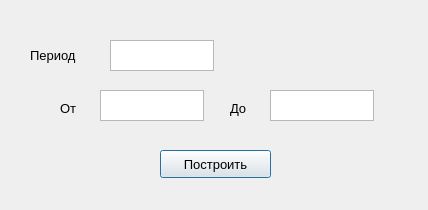
<?xml version="1.0" encoding="UTF-8"?>
<ui version="4.0">
 <class>MeanderDialog</class>
 <widget class="QDialog" name="MeanderDialog">
  <property name="geometry">
   <rect>
    <x>0</x>
    <y>0</y>
    <width>428</width>
    <height>210</height>
   </rect>
  </property>
  <property name="minimumSize">
   <size>
    <width>428</width>
    <height>210</height>
   </size>
  </property>
  <property name="maximumSize">
   <size>
    <width>428</width>
    <height>210</height>
   </size>
  </property>
  <property name="windowTitle">
   <string>Меандер</string>
  </property>
  <widget class="QLabel" name="label">
   <property name="geometry">
    <rect>
     <x>30</x>
     <y>40</y>
     <width>71</width>
     <height>31</height>
    </rect>
   </property>
   <property name="font">
    <font>
     <pointsize>10</pointsize>
    </font>
   </property>
   <property name="text">
    <string>Период</string>
   </property>
  </widget>
  <widget class="QTextEdit" name="period_value">
   <property name="geometry">
    <rect>
     <x>110</x>
     <y>40</y>
     <width>104</width>
     <height>31</height>
    </rect>
   </property>
  </widget>
  <widget class="QLabel" name="label_5">
   <property name="geometry">
    <rect>
     <x>60</x>
     <y>100</y>
     <width>21</width>
     <height>16</height>
    </rect>
   </property>
   <property name="font">
    <font>
     <pointsize>10</pointsize>
    </font>
   </property>
   <property name="text">
    <string>От</string>
   </property>
  </widget>
  <widget class="QLabel" name="label_6">
   <property name="geometry">
    <rect>
     <x>230</x>
     <y>100</y>
     <width>21</width>
     <height>16</height>
    </rect>
   </property>
   <property name="font">
    <font>
     <pointsize>10</pointsize>
    </font>
   </property>
   <property name="text">
    <string>До</string>
   </property>
  </widget>
  <widget class="QTextEdit" name="start_value">
   <property name="geometry">
    <rect>
     <x>100</x>
     <y>90</y>
     <width>104</width>
     <height>31</height>
    </rect>
   </property>
  </widget>
  <widget class="QTextEdit" name="end_value">
   <property name="geometry">
    <rect>
     <x>270</x>
     <y>90</y>
     <width>104</width>
     <height>31</height>
    </rect>
   </property>
  </widget>
  <widget class="QPushButton" name="pushButton">
   <property name="enabled">
    <bool>true</bool>
   </property>
   <property name="geometry">
    <rect>
     <x>160</x>
     <y>150</y>
     <width>111</width>
     <height>28</height>
    </rect>
   </property>
   <property name="font">
    <font>
     <pointsize>10</pointsize>
    </font>
   </property>
   <property name="text">
    <string>Построить</string>
   </property>
  </widget>
 </widget>
 <resources/>
 <connections/>
</ui>
